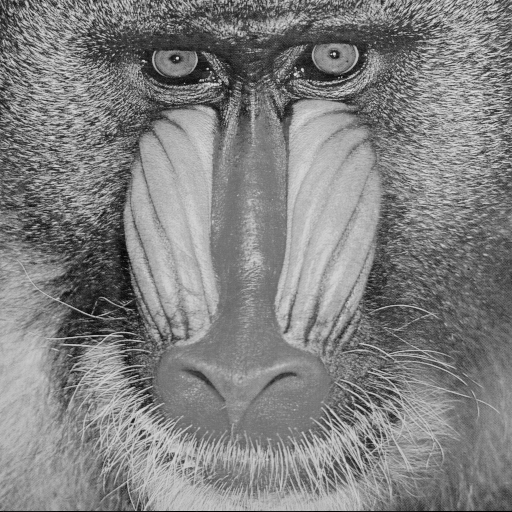
#> input picture images/baboon.png, 512 x 512 px; its folder holds 4 pictures in this run
$ python main.py ../images/baboon.png
#> lines starting #> are read from the running program, lines starting #| are printed output that depends on the picture
#
#   Author: Gabriel Previato
#   Version: 0.1.0
#
#   Purpose: This project is made to solve some small challenges proposed in "Trabalho 0"
#   with the intention to get the students used to the frameworks and tools that will be used
#   in the course.
#   More informations: https://github.com/gabrielpreviato/mc920-2019s1-unicamp/blob/master/trabalho-0/trabalho0.pdf
#
import sys
import glob
from pathlib import Path
import numpy as np
import imageio


def main(argv):
    # Path variable that will be used to save the generated images
    file_path = Path('.')

    # First let's load all images and put them in an numpy array of images
    filenames = glob.glob("../images/*.png")

    # images is an array of shape (number_of_images, width, height)
    images = np.array([imageio.imread(img) for img in filenames])
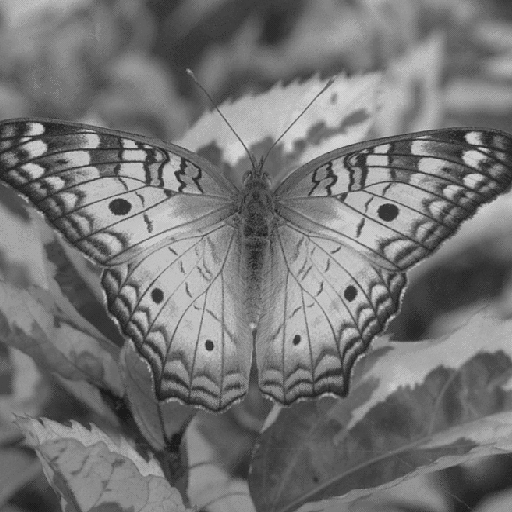
#> input picture images/butterfly.png, 512 x 512 px
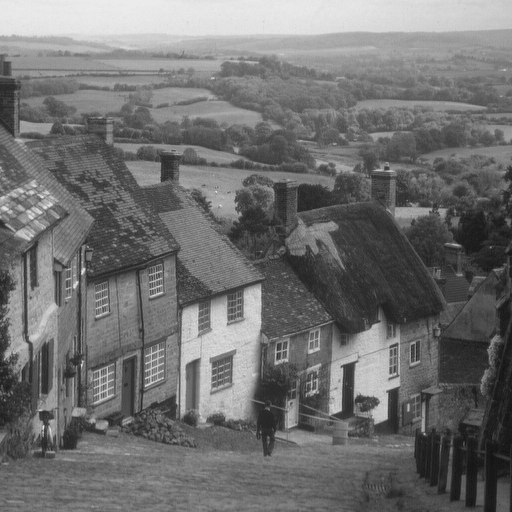
#> input picture images/city.png, 512 x 512 px
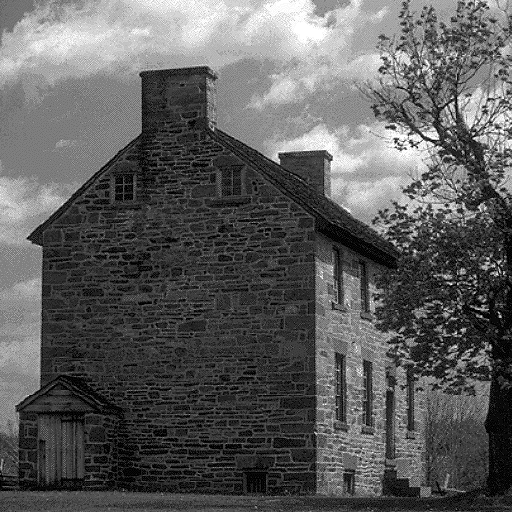
#> input picture images/house.png, 512 x 512 px

    # Problem 1.1
    # Bright adjustment
    # Arguments: gama (np.array)
    gama = np.array([0.25, 0.5, 2.0, 4.0])

    # Create blocks of gama's size of images, in other words, an array of shape (gama's size, number_of_images, width,
    # height)
    work_images = np.repeat(images[np.newaxis, :, :, :], gama.size, axis=0)

    # First step, convert the images from a [0, 255] range of uint8 to a [0, 1] range of float64
    work_images = work_images / 255.0

    # Second step, apply the equation B = A^(1/gama)
    work_images = work_images ** (1 / gama[:, None, None, None])

    # Final step, convert the image back to a [0, 255] range of uint8
    work_images = work_images * 255.0
    work_images = np.asarray(work_images, dtype=np.uint8)

    # Path operations to create image directory if it doesn't exist
    work_path = file_path / "gen_images_1.1"
    if not work_path.is_dir():
        work_path.mkdir()

    # Save the images
    [imageio.imsave(work_path / ("gama-" + str(gama) + "-" + img_name), img) for img_name, img, gama in zip(
        np.tile(np.array([filenames_last.split('/')[-1] for filenames_last in filenames]), gama.size),
#> (the run stopped early here; a loop or call above may not have finished)
